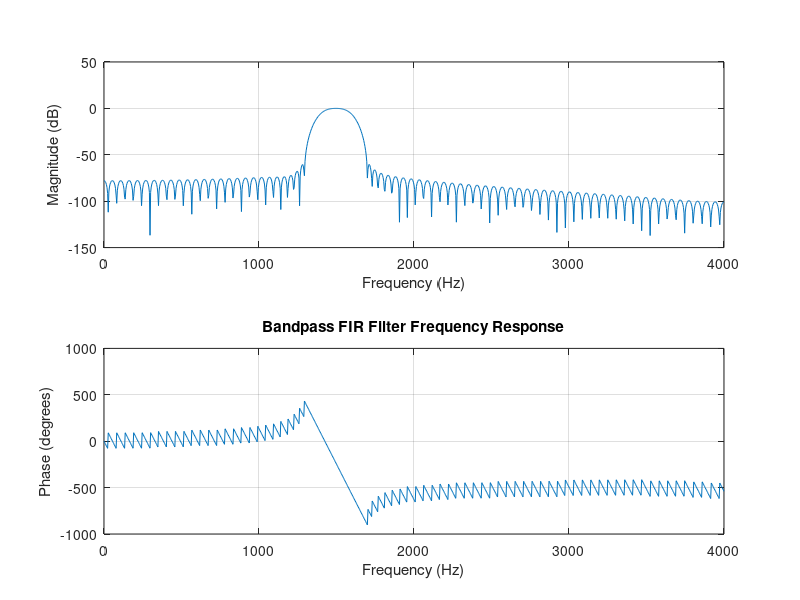

Write the MATLAB code that produced this figure. (Note: this script raises an error after producing the figure.)
%% Specifications
fs  = 8000;        % Sampling frequency (Hz)
Fstop1 = 1200;
Fpass1 = 1400;
Fpass2 = 1600;
Fstop2 = 1800;

Rp = 1;            % Passband ripple (dB)
Rs = 60;           % Stopband attenuation (dB)

%% --- FIR Filter Design (Kaiser Window) ---

% Normalize frequencies (0 to 1 corresponds to 0 to fs/2)
Wp = [Fpass1 Fpass2]/(fs/2);
Ws = [Fstop1 Fstop2]/(fs/2);

% Ripple/attenuation to linear deltas
delta_p = (10^(Rp/20)-1)/(10^(Rp/20)+1);
delta_s = 10^(-Rs/20);

% Use the stricter requirement
delta = min(delta_p, delta_s);

% Kaiser parameters
A = -20*log10(delta);
if A > 50
    beta = 0.1102*(A-8.7);
elseif A >= 21
    beta = 0.5842*(A-21)^0.4 + 0.07886*(A-21);
else
    beta = 0;
end

% Transition width
Dw = min(Wp(1)-Ws(1), Ws(2)-Wp(2));

% Filter order
N = ceil((A-8)/(2.285*Dw*pi));
if mod(N,2) ~= 0
    N = N + 1;  % make even for symmetry
end

% FIR coefficients
b = fir1(N, Wp, kaiser(N+1, beta));

%% --- Frequency Response ---
figure;
freqz(b,1,1024,fs);
title('Bandpass FIR Filter Frequency Response');

%% --- Read Audio File ---
[x, fs_audio] = audioread('input.wav');   % replace with your file

% If stereo → convert to mono
if size(x,2) > 1
    x = mean(x,2);
end

% Ensure same sampling frequency
if fs_audio ~= fs
    x = resample(x, fs, fs_audio);
end

%% --- Filtering ---
y = filter(b,1,x);

%% --- Spectrum (FFT) ---
Nfft = length(x);
f = (0:Nfft-1)*(fs/Nfft);

X = fft(x);
Y = fft(y);

%% Plot Input Spectrum
figure;
plot(f, abs(X));
xlim([0 4000]);
title('Input Signal Spectrum');
xlabel('Frequency (Hz)');
ylabel('|X(f)|');
grid on;

%% Plot Output Spectrum
figure;
plot(f, abs(Y));
xlim([0 4000]);
title('Filtered Output Spectrum');
xlabel('Frequency (Hz)');
ylabel('|Y(f)|');
grid on;

%% --- Optional: Listen to Output ---
% sound(y, fs);

%% --- Save Output ---
% audiowrite('filtered_output.wav', y, fs);
